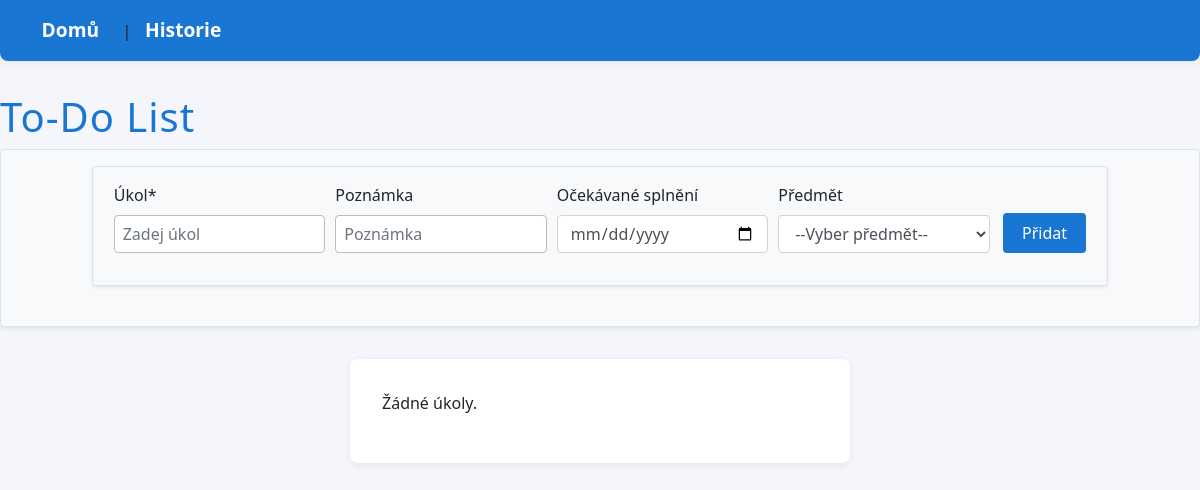
The app's page /, older data.
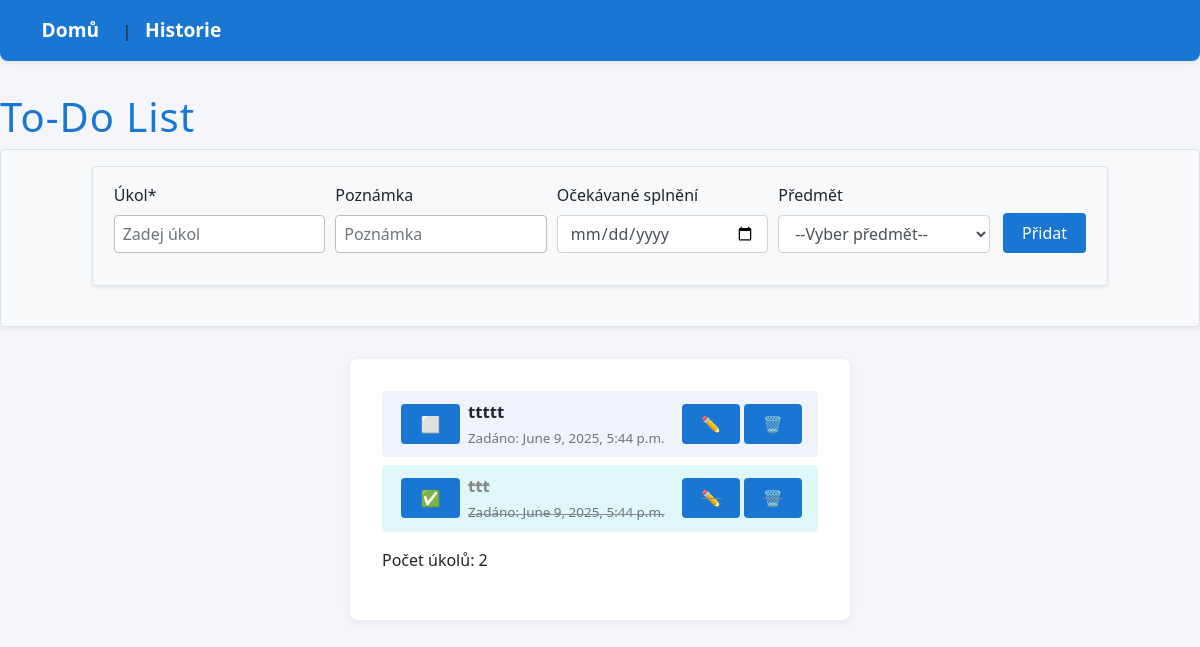
The same page, newer data.
### todo_app/models.py (models this page shows, shortened)
class Todo(models.Model):
    text = models.CharField(max_length=200, verbose_name="Úkol")
    poznamka = models.TextField(blank=True, verbose_name="Poznámka")
    ocekavane = models.DateField(null=True, blank=True, verbose_name="Očekávaný termín")
    predmet = models.CharField(max_length=100, blank=True, verbose_name="Předmět")
    done = models.BooleanField(default=False, verbose_name="Splněno")
    created = models.DateTimeField(default=timezone.now, verbose_name="Vytvořeno")
    completed = models.DateTimeField(null=True, blank=True, verbose_name="Dokončeno")
    deleted = models.BooleanField(default=False, verbose_name="Smazáno")
    deleted_at = models.DateTimeField(null=True, blank=True, verbose_name="Smazáno v")

### todo_app/views.py (the view, shortened to what this page needs)
# urls.py: path('', views.index, name='index'),
def index(request):
    todos = Todo.objects.filter(deleted=False).order_by('-created')
    return render(request, 'index.html', {'todos': todos})

### todo_app/templates/index.html (shortened to what this page needs)
<!DOCTYPE html>
<html lang="cs">
<head>
    <link rel="stylesheet" href="https://maxcdn.bootstrapcdn.com/bootstrap/4.1.3/css/bootstrap.min.css">
    <link rel="stylesheet" href="/static/css/style.css">
</head>
<body>
    <nav style="margin-bottom: 2em;">
        <a href="{% url 'index' %}">Domů</a> |
        <a href="{% url 'history' %}">Historie</a>
    </nav>
    <h1>To-Do List</h1>
    <form method="post" class="border rounded p-3 mb-4 bg-light shadow-sm justify-content-center display-flex">
        <fieldset>
            <div class="form-row border rounded p-3 mb-4 bg-light shadow-sm ">
                <div class="form-group col">
                    <label for="ukol">Úkol*</label>
                    <input type="text" id="ukol" name="ukol" class="form-control" placeholder="Zadej úkol" required>
                </div>
                <div class="form-group col">
                    <label for="poznamka">Poznámka</label>
                    <input type="text" id="poznamka" name="poznamka" class="form-control" placeholder="Poznámka">
                </div>
                <div class="form-group col">
                    <label for="ocekavane">Očekávané splnění</label>
                    <input type="date" id="ocekavane" name="ocekavane" class="form-control">
                </div>
                <div class="form-group col">
                    <label for="predmet">Předmět</label>
                    <select id="predmet" name="predmet" class="form-control">
                        <option value="">--Vyber předmět--</option>
                    </select>
                </div>
                <div class="form-group col-auto align-self-end ">
                    <button type="submit" class="btn btn-primary mt-2">Přidat</button>
                </div>
            </div>
        </fieldset>
    </form>
    <div class="todo-list">
        {% if todos %}
        <ul>
            {% for todo in todos %}
                <li class="{% if todo.done %}done{% endif %}">
                    <form action="{% url 'done' todo.pk %}" method="post" style="display:inline;">
                        <button type="submit" class="btn-action" title="Označit jako splněné/nesplněné">
                            {% if todo.done %}✅{% else %}⬜{% endif %}
                        </button>
                    </form>
                    <span class="todo-text" style="margin-left: 0.5em;">
                        <strong>{{ todo.text }}</strong>
                        <br><small class="text-muted">Zadáno: {{ todo.created }}</small>
                    </span>
                    <a href="{% url 'edit' todo.pk %}" class="btn-action" title="Upravit úkol">✏️</a>
                    <a href="{% url 'delete' todo.pk %}" class="btn-action" title="Smazat úkol">🗑️</a>
                </li>
            {% endfor %}
        </ul>
        <p>Počet úkolů: {{ todos|length }}</p>
        {% else %}
        <p>Žádné úkoly.</p>
        {% endif %}
    </div>
</body>
</html>

Row changes from the older to the newer data that the page shows:
added Todo: text "ttttt", created "June 9, 2025, 5:44 p.m.", done False (drawn)
added Todo: text "ttt", created "June 9, 2025, 5:44 p.m.", done True (drawn)
Text that changed along with them:
{{ todos|length }}: (not shown) → "2"
text no longer shown: "Žádné úkoly."
text now shown: "Počet úkolů:"
